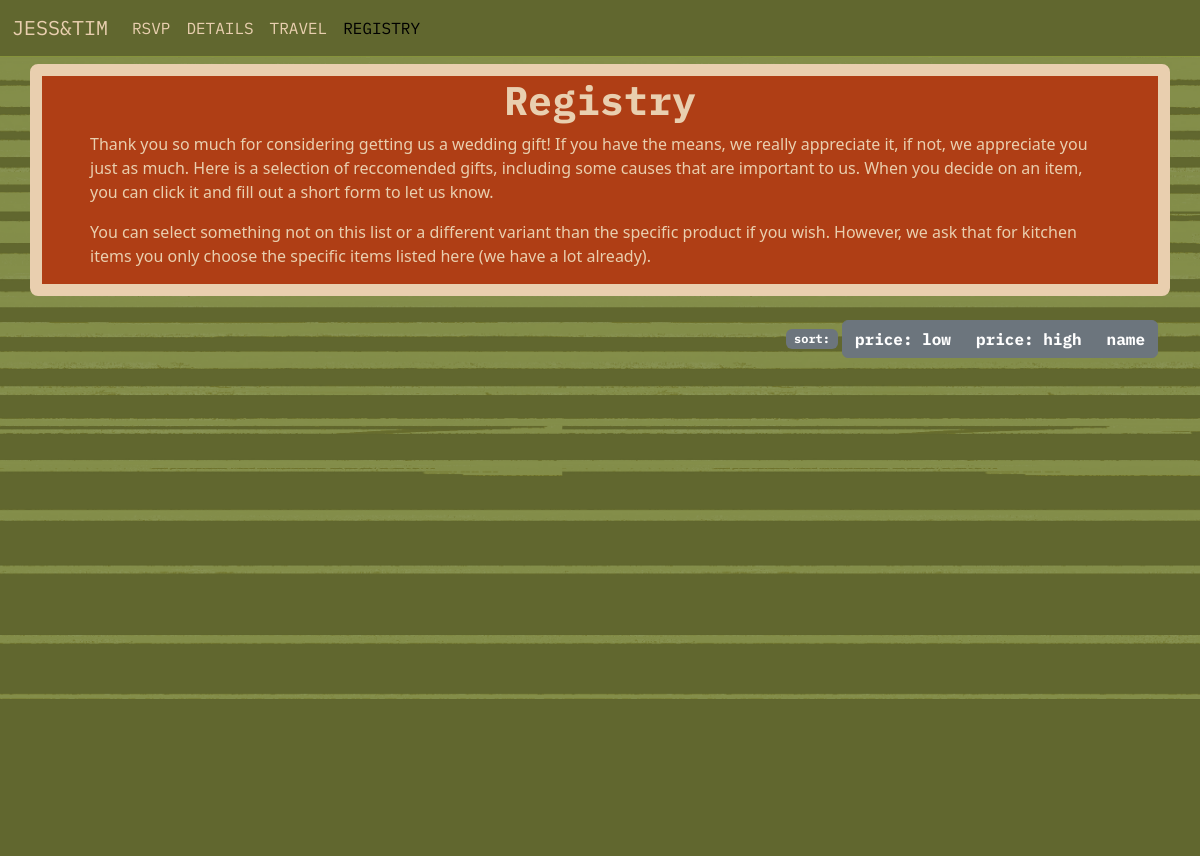
The app's page /registry/, older data.
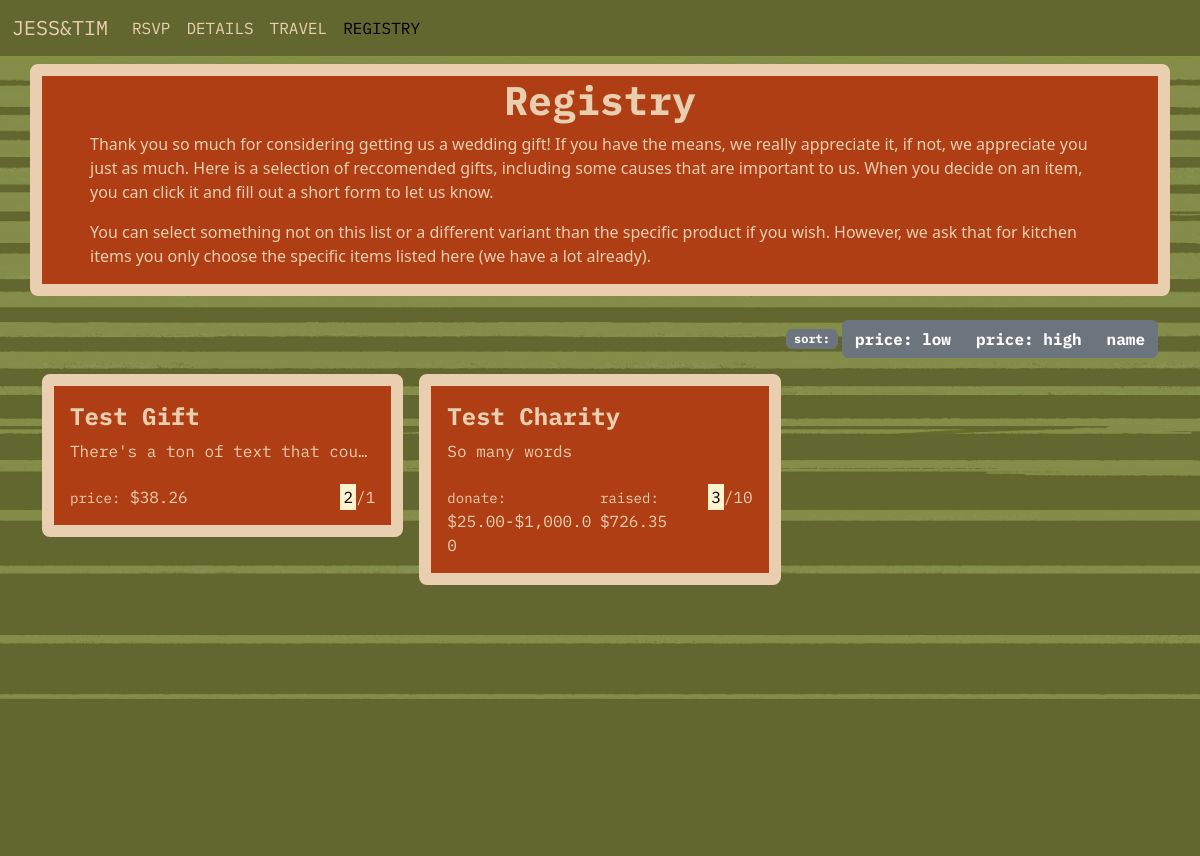
The same page, newer data.
### registry/models.py (models this page shows, shortened)
class Gift(models.Model):
    name = models.CharField(max_length=255)
    description = models.TextField(max_length = 5000, null = True, blank = True)
    price = models.FloatField()
    price_range_low = models.FloatField(null=True, blank=True)
    price_range_high = models.FloatField(null = True, blank=True)
    url = models.URLField(null=True)
    thumbnail_base = models.FileField(null = True, blank=True)
    thumbnail = models.FileField(null=True, blank=True)
    slug = models.CharField(max_length=255)
    number_requested = models.IntegerField(default=1)

### registry/views.py (the view, shortened to what this page needs)
# urls.py: path('',registry,name ='registry'),
def registry(request):
    gifts = Gift.objects.all()
    giftinfo = ([(g,
        len(Claim.objects.filter(claimed_gift=g, visible=True)),
        sum([x.amount for x in Claim.objects.filter(claimed_gift=g, visible=True) if x.amount]),)
        for g in gifts])
    context = {'giftinfo': giftinfo}
    return render(request, 'registry/registry.html', context)

### registry/templates/registry/registry.html (shortened to what this page needs)
{% extends 'registry/base.html' %}
{% load static %}
{% block content %}
<nav class="navbar navbar-expand-lg bg-body-tertiary" style="z-index:99999999999999999999999999999">
    <div class="container-fluid align-items-center">
        <a class="navbar-brand ibm-plex-mono-regular  rsvp-light-txt" href="{% url 'savedate:savethedate' %}">JESS&TIM</a>
        <div class="collapse navbar-collapse" id="navbarNav">
            <ul class="navbar-nav">
                <li>
                    <a class="nav-link ibm-plex-mono-regular  rsvp-light-txt" href="{% url 'savedate:notion' 'rsvp' %}">RSVP</a>
                </li>
                <li>
                    <a class="nav-link ibm-plex-mono-regular  rsvp-light-txt" href="{% url 'savedate:notion' 'details' %}">DETAILS</a>
                </li>
                <li>
                    <a class="nav-link ibm-plex-mono-regular  rsvp-light-txt" href="{% url 'savedate:notion' 'travel' %}">TRAVEL</a>
                </li>
                <li>
                    <a class="nav-link active ibm-plex-mono-regular  rsvp-light-txt" aria-current="page" href="{% url 'registry:registry' %}">REGISTRY</a>
                </li>
            </ul>
        </div>
    </div>
</nav>
<div class="background-img">
    <div class="container">
        <div class="row" style="height: 0.5rem;"></div>
        <div class="row desc">
            <div class="col-lg-12">
                <h1 class="ibm-plex-mono-bold text-center rsvp-light-txt">Registry</h1>
            </div>
            <div class="col-lg-12 px-5">
                <p class="text-start rsvp-light-txt">Thank you so much for considering getting us a wedding gift! If you have the means, we really appreciate it, if not, we appreciate you just as much. Here is a selection of reccomended gifts, including some causes that are important to us. When you decide on an item, you can click it and fill out a short form to let us know.</p>
                <p class="text-start rsvp-light-txt">You can select something not on this list or a different variant than the specific product if you wish. However, we ask that for kitchen items you only choose the specific items listed here (we have a lot already).</p>
            </div>
        </div>
        <div class="row my-2 g-3">
            <div class="col-md-12 text-end">
                    <span class="badge text-bg-secondary ibm-plex-mono-bold">sort:</span>
                    <div class="btn-group" role="group" aria-label="sorting options">
                        <a href="{% url 'registry:registry' %}?sort=price_low" class="btn btn-secondary ibm-plex-mono-bold">price: low</a>
                        <a href="{% url 'registry:registry'%}?sort=price_high" class="btn btn-secondary ibm-plex-mono-bold">price: high</a>
                        <a href="{% url 'registry:registry' %}?sort=name" class="btn btn-secondary ibm-plex-mono-bold">name</a>
                    </div>
            </div>
            {% for row in giftinfo %}
            {% with g=row.0 %}
            <div class="col-md-4">
                <div class="card gift-card" style="background-color: rgb(175, 62, 21);">
                    <a href="{% url 'registry:gift_page' g.slug %}" style="width:100%; height: 100%; position:absolute; z-index:5; left:0; top:0;"></a>
                    <div class="card-body">
                        <h4 class="ibm-plex-mono-bold rsvp-light-txt">{{g.name|capfirst}}</h4>
                        <p style="max-width: 100%" class="card-text ibm-plex-mono-regular d-inline-block text-truncate rsvp-light-txt">{{ g.description }}</p>
                        <div class="row g-0">
                            {% if g.price_range_low %}
                            <div class="col-6">
                                <p class="card-text ibm-plex-mono-regular rsvp-light-txt"><small>donate:</small> ${{ g.price_range_low|floatformat:"2g" }}-${{ g.price_range_high|floatformat:"2g" }}</p>
                            </div>
                            <div class="col-4">
                                <p class="card-text ibm-plex-mono-regular rsvp-light-txt"><small>raised:</small> ${{ row.2|floatformat:"2g" }}
                            </div>
                            <div class="col-2">
                                <p class="card-text ibm-plex-mono-regular text-end rsvp-light-txt"><mark>{{ row.1 }}</mark>/{{g.number_requested}}   </p>
                            </div>
                            {% else %}
                            <div class="col-6">
                                <p class="card-text ibm-plex-mono-regular rsvp-light-txt"><small>price:</small> ${{g.price|floatformat:"2g"}}</p>
                            </div>
                            <div class="col-6">
                                <p class="card-text ibm-plex-mono-regular text-end rsvp-light-txt"><mark>{{row.1}}</mark>/{{g.number_requested}}</p>
                            </div>
                            {% endif %}
                        </div>
                    </div>
                </div>
            </div>
            {% endwith %}
            {% endfor %}
        </div>
    </div>
</div>
{% endblock %}

### registry/templates/registry/base.html (shortened to what this page needs)
{% load static %}
<!DOCTYPE html>
<html lang="en">
<head>
    <link href="https://cdn.jsdelivr.net/npm/bootstrap@5.3.0-alpha1/dist/css/bootstrap.min.css" rel="stylesheet">
    <link rel="stylesheet" href="{% static 'css/main.css' %}">
</head>
<body id="body-orange">
    {% block content %}{% endblock %}
</body>

### savedate/static/css/main.css (style rules this page uses)
.ibm-plex-mono-regular { font-family: "IBM Plex Mono", monospace; font-weight: 400; font-style: normal; }
.ibm-plex-mono-bold { font-family: "IBM Plex Mono", monospace; font-weight: 700; font-style: normal; }
.rsvp-light-txt { color: rgb(233, 207, 175); }

Row changes from the older to the newer data that the page shows:
added Gift: name "Test Gift", description "There's a ton of text that cou…", price "38.26", row "2", number_requested "1"
added Gift: name "Test Charity", description "So many words", price_range_low "25.00", price_range_high "1,000.00", row "726.35", row "3", number_requested "10"
